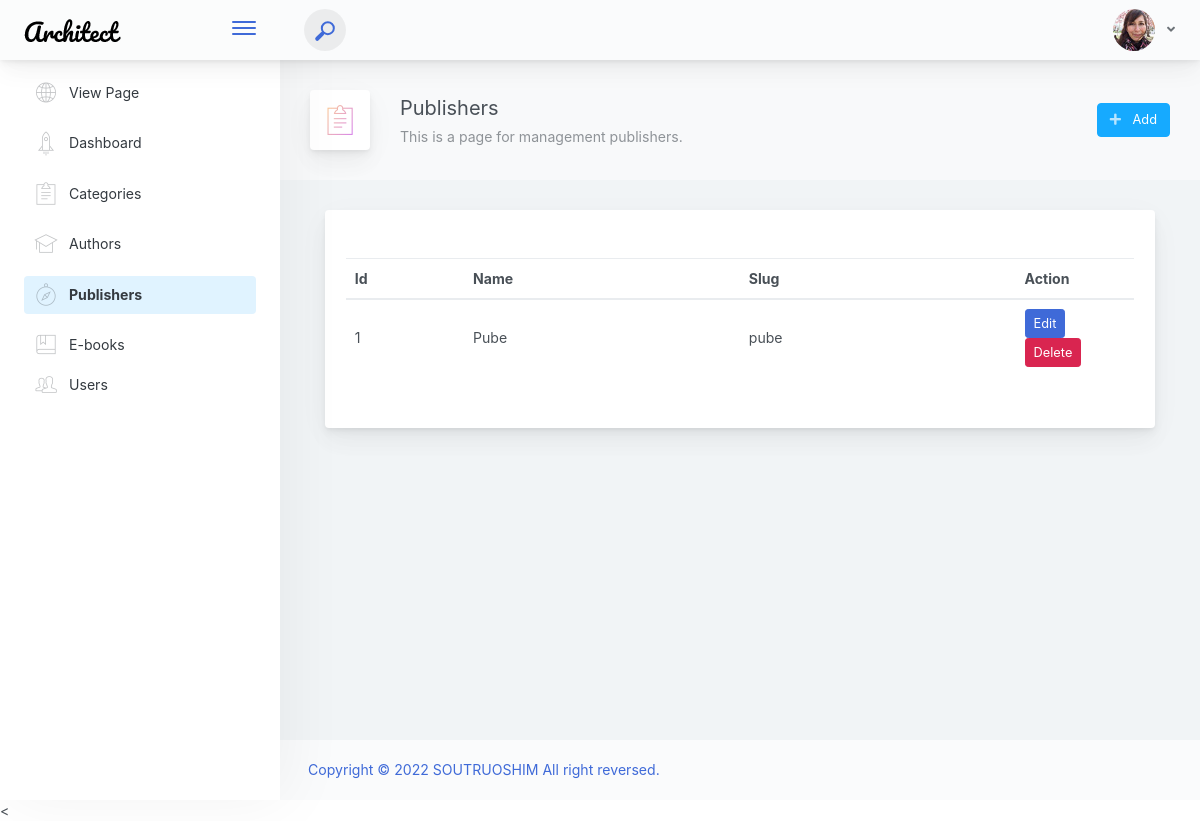
Screenshot of /admin/publisher/publisher.php with the database file from the repository.
### tables this page shows
CREATE TABLE IF NOT EXISTS `publishers` (
  `id` int(11) NOT NULL AUTO_INCREMENT,
  `name` varchar(200) DEFAULT NULL,
  `slug` varchar(200) NOT NULL,
  `created_dt` datetime NOT NULL DEFAULT CURRENT_TIMESTAMP,
  `update_dt` datetime DEFAULT NULL,
  PRIMARY KEY (`id`)
);

### config/Database.php (called while the page is built, shortened)
<?php
    class database{
        private $servername = SERVER_NAME;
        private $username = USER_NAME;
        private $password= DB_PASSWORD;
        private $dbname= DB_NAME;
        private $mysqli='';
        public function __construct(){
            $this->mysqli = new mysqli($this->servername,$this->username,$this->password,$this->dbname);
        }
        public function select($table,$rows="*",$where = null){
            if ($where != null) {
                $sql="SELECT $rows FROM $table WHERE $where";
            }else{
                $sql="SELECT $rows FROM $table";
            }
            $this->sql = $result = $this->mysqli->query($sql);
        }
    }
?>

### admin/publisher/publisher.php (the view, shortened to what this page needs)
<?php
   include("../inc/header.php");
    include(__DIR__ . "/../../config/database.php");
?>
<div class="app-page-title">
    <div class="page-title-wrapper">
        <div class="page-title-heading">
            <div class="page-title-icon">
                <i class="pe-7s-note2 icon-gradient bg-mean-fruit">
                </i>
            </div>
            <div>Publishers
                <div class="page-title-subheading">This is a page for management publishers.
                </div>
            </div>
        </div>
        <div class="page-title-actions">
            <div class="d-inline-block dropdown">
                <a type="button" class="btn-shadow btn btn-info" href="../publisher/add_publisher.php" >
                    <span class="btn-icon-wrapper pr-2 opacity-7">
                        <i class="fa fa-plus fa-w-20"></i>
                    </span>
                    Add
                </a>
            </div>
        </div>
    </div>
</div>
            <div class="content-wrap">
                <div class="container-fluid">
                <div class="main-card mb-3 card">
                 <div class="card-body"><h5 class="card-title"></h5>
                <div class="row">
                        <div class="col-md-12 p-3">
                            <table class="table" id="tbl_category">
                                <thead>
                                    <tr>
                                        <th scope="col" width="15%">Id</th>
                                        <th scope="col" width="35%">Name</th>
                                        <th scope="col" width="35%">Slug</th>
                                        <th scope="col" width="15%">Action</th>
                                    </tr>
                                </thead>
                                <tbody>
                                    <?php
                                        $b = new database();
                                        $b->select("publishers","*");
                                        $result = $b->sql;
                                    ?>
                                    <?php while ($row = mysqli_fetch_assoc($result)) { ?>
                                        <tr>
                                            <td><?php echo $row['id']; ?></td>
                                            <td><?php echo $row['name']; ?></td>
                                            <td><?php echo $row['slug']; ?></td>
                                            <td>
                                                <form method="POST" action="queries/delete_publisher.php">
                                                    <a href="edit_publisher.php?id=<?php echo $row['id']; ?>" type="button" class="btn btn-primary btn-sm">Edit</a>
                                                    <input type="submit" class="btn btn-danger btn-sm" name="submit" value="Delete">
                                                </form>
                                            </td>
                                        </tr>
                                    <?php } ?>
                              </tbody>
                            </table>
                        </div>
                    </div>
                </div>
                </div>
                </div>
            </div>
<?php
   include("../inc/footer.php");
?>

### rows the page displays
publishers: id "1", name "Pube", slug "pube"
